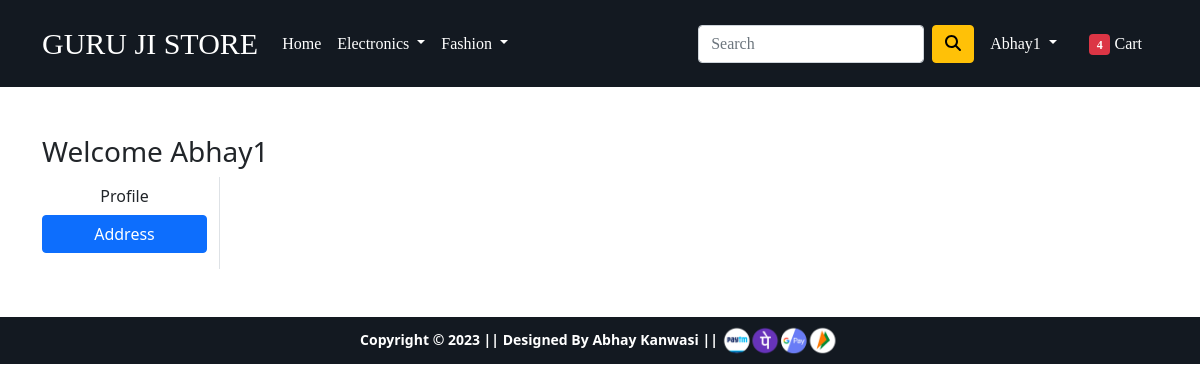
Page /address/ (signed in) on the earlier database version.
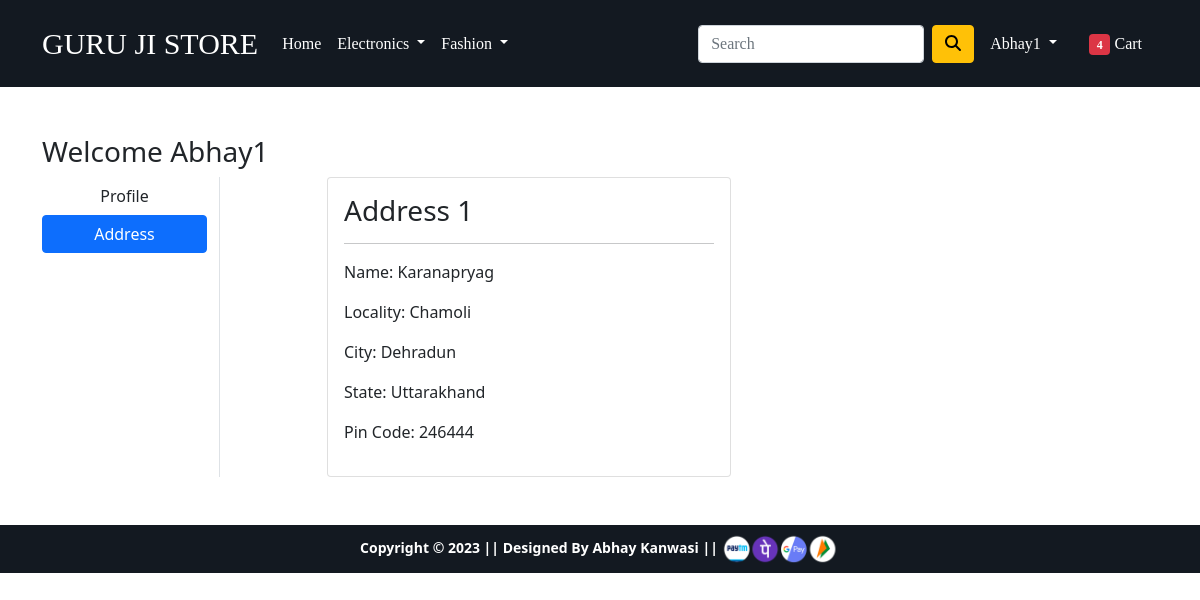
Same page on the later database version.
### app/models.py (models this page shows, shortened)
class Customer(models.Model):
    user = models.ForeignKey(User, on_delete=models.CASCADE)
    name = models.CharField(max_length=200)
    locality = models.CharField(max_length=200)
    city = models.CharField(max_length=50)
    zipcode = models.IntegerField()
    state = models.CharField(choices=STATE_CHOICES, max_length=50)

### app/views.py (the view)
# urls.py: path('address/', views.address, name='address'),
def address(request):
 current_user_address = Customer.objects.filter(user = request.user)
 return render(request, 'app/address.html', {'current_user_address' : current_user_address, 'active' : 'btn-primary'})

### app/templates/app/address.html (shortened to what this page needs)
{% extends 'app/base.html' %}
{% load static %}
{% block main-content %}
<div class="container my-5">
 <div class="row">
 <h3>Welcome {{request.user|capfirst}}</h3>
  <div class="col-sm-2 border-end">
   <ul class="list-unstyled">
    <li class="d-grid"><a href="{% url 'profile' %}" class="btn">Profile</a></li>
    <li class="d-grid"><a href="{% url 'address' %}" class="btn {{active}}">Address</a></li>
   </ul>
  </div>
  <div class="col-sm-9 offset-sm-1">
   <div class="row">
    {% for addresses in current_user_address %}
    <div class="col-sm-6">
     <div class="card">
      <div class="card-body">
       <h3>Address {{forloop.counter}}</h3><hr>
       <p>Name: {{addresses.name}}</p>
       <p>Locality: {{addresses.locality}}</p>
       <p>City: {{addresses.city}}</p>
       <p>State: {{addresses.state}}</p>
       <p>Pin Code: {{addresses.zipcode}}</p>
      </div>
     </div>
    </div>
    {% endfor %}
   </div>
  </div>
 </div>
</div>
{% endblock main-content %}

### app/templates/app/base.html (shortened to what this page needs)
<!doctype html>
{% load static %}
<html lang="en">
  <head>
    <link href="https://cdn.jsdelivr.net/npm/bootstrap@5.0.0-beta1/dist/css/bootstrap.min.css" rel="stylesheet">
    <link rel="stylesheet" href="{% static 'app/css/owl.carousel.min.css' %}">
    <link rel="stylesheet" href="{% static 'app/css/all.min.css' %}">
    <link rel="stylesheet" href="{% static 'app/css/style.css' %}">
  </head>
  <body>
    <nav class="navbar navbar-expand-lg navbar-dark p-3" style = "background:#131921; font-family: Serif;">
     <div class="container">
       <a class="navbar-brand" href="/" style="text-transform: uppercase; font-family: Serif; font-size: 30px;">Guru Ji Store</a>
       <div class="collapse navbar-collapse" id="navbarSupportedContent">
         <ul class="navbar-nav me-auto mb-2 mb-lg-0">
           <li class="nav-item">
             <a class="nav-link active" aria-current="page" href="/">Home</a>
           </li>
           <li class="nav-item dropdown">
             <a class="nav-link dropdown-toggle text-white" href="#" id="electronicsDropdown" role="button" data-bs-toggle="dropdown" aria-expanded="false">
               Electronics
             </a>
           </li>
           <li class="nav-item dropdown">
             <a class="nav-link dropdown-toggle text-white" href="#" id="fashionDropdown" role="button" data-bs-toggle="dropdown" aria-expanded="false">
               Fashion
             </a>
           </li>
         </ul>
         <form class="d-flex">
           <input class="form-control me-2" type="search" placeholder="Search" aria-label="Search">
           <button class="btn btn-warning" type="submit"><i class="fa fa-search"></i></button>
         </form>
         <div>
          <ul class="navbar-nav me-auto mb-2 mb-lg-0">
          {% if request.user.is_authenticated %}
           <li class="nav-item dropdown mx-2">
              <a class="nav-link dropdown-toggle text-white" href="#" id="profileDropdown" role="button" data-bs-toggle="dropdown" aria-expanded="false">
                {{request.user.username|capfirst}}
              </a>
            </li>
            <li class="nav-item mx-2">
             <a href="{% url 'add-to-cart' %}" class="nav-link text-white"><span class="badge bg-danger">4</span> Cart </a>
            </li>
          {% endif %}
          </ul>
         </div>
       </div>
     </div>
    </nav>
    {% block main-content %} {% endblock main-content %}
    <footer class="container-fluid text-center p-2 mt-5" style = "background:#131921; mt-auto;">
        <small class="text-white"><strong>Copyright &copy; 2023 || Designed By Abhay Kanwasi || </strong></small>
        <img src="{% static 'app/images/payment.png' %}" alt="" srcset="" class="img-fluid" height="1px" width="10%">
    </footer>
  </body>
</html>

Differences in the rows shown:
added Customer: name "Karanapryag", locality "Chamoli", city "Dehradun", state "Uttarakhand", zipcode "246444"
